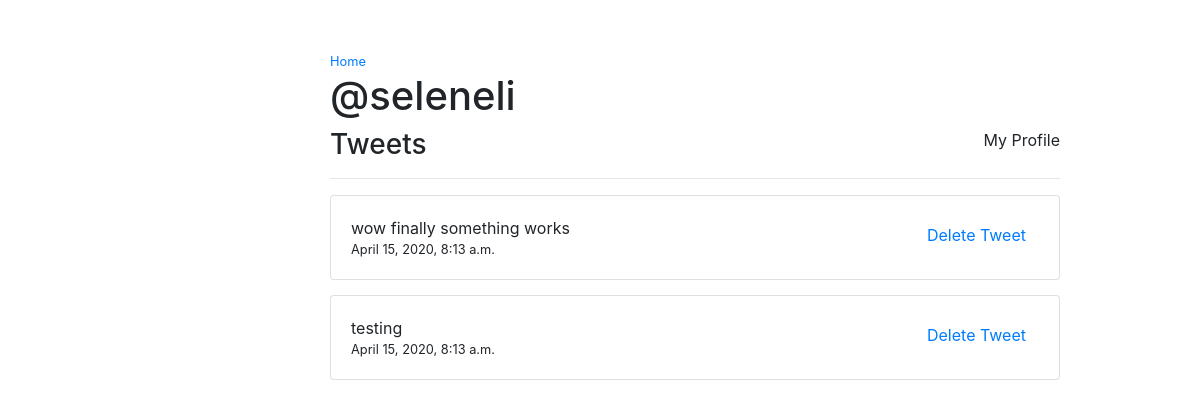
/profile/ (signed in), run on the app's committed database.
### core/models.py (models this page shows, shortened)
class Tweet(models.Model):
    note = models.CharField(max_length=280)
    created_at = models.DateTimeField(auto_now=True)
    author = models.ForeignKey(User, null=True, on_delete=models.DO_NOTHING)

### core/views.py (the view)
# urls.py: path('profile/', my_profile, name='my_profile'),
def my_profile(request):
    if not request.user.is_authenticated:
        return redirect('/login')
    tweets = Tweet.objects.filter(author=request.user).order_by('-created_at')
    return render(request, "profile.html", {"tweets": tweets})

### core/templates/profile.html (shortened to what this page needs)
<!doctype html>
<html lang="en">
    <head>
        <link rel="stylesheet" href="https://stackpath.bootstrapcdn.com/bootstrap/4.4.1/css/bootstrap.min.css">
    </head>
    <body>
        <div class="container">
            <div class="row">
                <div class="col-md-3"></div>
                <div class="col-md-8">
                    <br /><br />
                    <small><a href="/home/"> Home</a></small>
                    <h1>@{{user.get_username}} </h1>
                    <div style="float: right;">My Profile</div>
                    <h3>Tweets </h3>
                    <hr />
                    {% for tweet in tweets %}
                        <div class="card" style="margin-bottom: 15px">
                            <div class="card-body">
                                <div style="float: right;">
                                <form method="POST" action="/del_post/">
                                    <input style="margin-bottom: 1px" class="btn btn-link" type="submit" value="Delete Tweet"/> <br />
                                </form>
                                </div>
                                <div class="card-text"> {{tweet.note|safe}}</div>
                                <small><div class="card-text"> {{tweet.created_at}}</div></small>
                            </div>
                        </div>
                    {% endfor %}
                </div>
            </div>
        </div>
  </body>
</html>

### data on the page
Tweet: note "wow finally something works", created_at "April 15, 2020, 8:13 a.m."
Tweet: note "testing", created_at "April 15, 2020, 8:13 a.m."

### other printed values
{{ user.get_username }} "seleneli"
